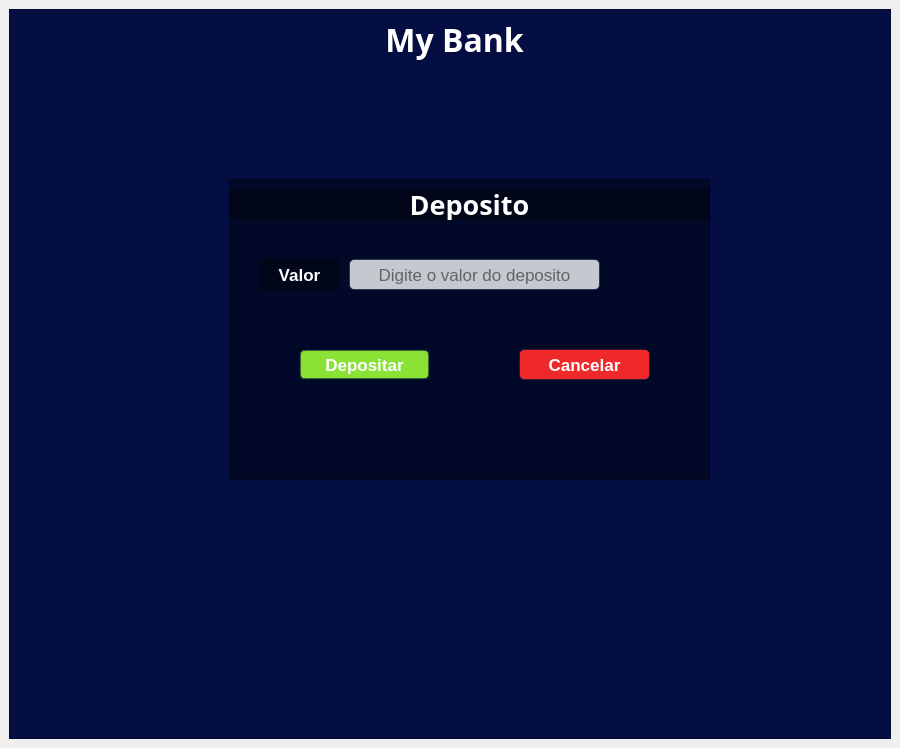
<?xml version="1.0" encoding="UTF-8"?>
<ui version="4.0">
 <class>tela_deposito</class>
 <widget class="QMainWindow" name="tela_deposito">
  <property name="geometry">
   <rect>
    <x>0</x>
    <y>0</y>
    <width>900</width>
    <height>748</height>
   </rect>
  </property>
  <property name="minimumSize">
   <size>
    <width>540</width>
    <height>650</height>
   </size>
  </property>
  <property name="maximumSize">
   <size>
    <width>1024</width>
    <height>748</height>
   </size>
  </property>
  <property name="windowTitle">
   <string>MainWindow</string>
  </property>
  <widget class="QWidget" name="centralwidget">
   <layout class="QVBoxLayout" name="verticalLayout">
    <item>
     <widget class="QFrame" name="frame">
      <property name="styleSheet">
       <string notr="true">background-color: rgb(4, 14, 66);
color: rgb(255, 255, 255);</string>
      </property>
      <property name="frameShape">
       <enum>QFrame::StyledPanel</enum>
      </property>
      <property name="frameShadow">
       <enum>QFrame::Raised</enum>
      </property>
      <widget class="QFrame" name="frame_2">
       <property name="geometry">
        <rect>
         <x>220</x>
         <y>170</y>
         <width>481</width>
         <height>301</height>
        </rect>
       </property>
       <property name="styleSheet">
        <string notr="true">background-color: rgba(1, 0, 0, 99);</string>
       </property>
       <property name="frameShape">
        <enum>QFrame::StyledPanel</enum>
       </property>
       <property name="frameShadow">
        <enum>QFrame::Raised</enum>
       </property>
       <widget class="QLineEdit" name="lineEdit">
        <property name="geometry">
         <rect>
          <x>120</x>
          <y>80</y>
          <width>251</width>
          <height>31</height>
         </rect>
        </property>
        <property name="font">
         <font>
          <pointsize>13</pointsize>
         </font>
        </property>
        <property name="styleSheet">
         <string notr="true">border-radius: 5px;
background-color: rgba(255, 255, 255, 198);
border: 1px solid rgba(3, 20, 52, 150);
color: rgb(0, 0, 0);</string>
        </property>
        <property name="text">
         <string/>
        </property>
        <property name="alignment">
         <set>Qt::AlignCenter</set>
        </property>
        <property name="placeholderText">
         <string>Digite o valor do deposito</string>
        </property>
       </widget>
       <widget class="QLabel" name="label">
        <property name="geometry">
         <rect>
          <x>0</x>
          <y>10</y>
          <width>481</width>
          <height>31</height>
         </rect>
        </property>
        <property name="font">
         <font>
          <family>Sans Serif</family>
          <pointsize>20</pointsize>
          <weight>75</weight>
          <bold>true</bold>
         </font>
        </property>
        <property name="text">
         <string>Deposito</string>
        </property>
        <property name="alignment">
         <set>Qt::AlignCenter</set>
        </property>
       </widget>
       <widget class="QPushButton" name="pushButton">
        <property name="geometry">
         <rect>
          <x>70</x>
          <y>170</y>
          <width>131</width>
          <height>31</height>
         </rect>
        </property>
        <property name="font">
         <font>
          <pointsize>13</pointsize>
          <weight>75</weight>
          <bold>true</bold>
         </font>
        </property>
        <property name="styleSheet">
         <string notr="true">QPushButton{
border-radius: 5px;
background-color: rgb(138, 226, 52);
border: 2px solid rgba(3, 20, 52, 150);
color: rgb(255, 255, 255);
}

QPushButton:hover{

background-color: rgb(78, 154, 6);
color: rgb(0, 0, 0);
}

</string>
        </property>
        <property name="text">
         <string>Depositar</string>
        </property>
       </widget>
       <widget class="QPushButton" name="pushButton_2">
        <property name="geometry">
         <rect>
          <x>290</x>
          <y>170</y>
          <width>131</width>
          <height>31</height>
         </rect>
        </property>
        <property name="font">
         <font>
          <pointsize>13</pointsize>
          <weight>75</weight>
          <bold>true</bold>
         </font>
        </property>
        <property name="styleSheet">
         <string notr="true">QPushButton{
border-radius: 5px;
background-color: rgb(239, 41, 41);
border: 1px solid rgba(3, 20, 52, 150);
color: rgb(255, 255, 255);
}

QPushButton:hover{
background-color: rgb(164, 0, 0);
color: rgb(0, 0, 0)

}
</string>
        </property>
        <property name="text">
         <string>Cancelar</string>
        </property>
       </widget>
       <widget class="QLabel" name="label_4">
        <property name="geometry">
         <rect>
          <x>30</x>
          <y>80</y>
          <width>81</width>
          <height>31</height>
         </rect>
        </property>
        <property name="font">
         <font>
          <pointsize>13</pointsize>
          <weight>75</weight>
          <bold>true</bold>
         </font>
        </property>
        <property name="text">
         <string>Valor</string>
        </property>
        <property name="alignment">
         <set>Qt::AlignCenter</set>
        </property>
       </widget>
      </widget>
      <widget class="QLabel" name="label_2">
       <property name="geometry">
        <rect>
         <x>380</x>
         <y>50</y>
         <width>141</width>
         <height>101</height>
        </rect>
       </property>
       <property name="text">
        <string/>
       </property>
       <property name="pixmap">
        <pixmap>imagens/icons8-depósito-64.png</pixmap>
       </property>
       <property name="scaledContents">
        <bool>true</bool>
       </property>
      </widget>
      <widget class="QLabel" name="label_5">
       <property name="geometry">
        <rect>
         <x>260</x>
         <y>10</y>
         <width>371</width>
         <height>41</height>
        </rect>
       </property>
       <property name="font">
        <font>
         <family>Sawasdee</family>
         <pointsize>24</pointsize>
         <weight>75</weight>
         <bold>true</bold>
        </font>
       </property>
       <property name="styleSheet">
        <string notr="true">color: rgb(255, 255, 255);</string>
       </property>
       <property name="text">
        <string>My Bank</string>
       </property>
       <property name="alignment">
        <set>Qt::AlignCenter</set>
       </property>
      </widget>
     </widget>
    </item>
   </layout>
  </widget>
 </widget>
 <resources/>
 <connections/>
</ui>
